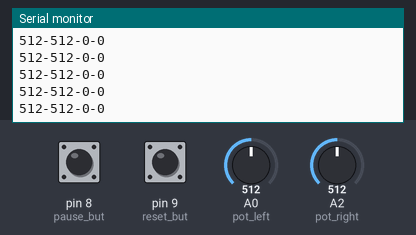
A sketch run on a simulated Arduino Uno, built with avr-gcc and run on an emulated ATmega328P. On the bench: the last lines printed to the serial monitor. The inputs (shaded band) are chosen by the test bench; at power-on: A0 (pot_left) = 512, A2 (pot_right) = 512, pin 8 (pause_but) HIGH, pin 9 (reset_but) HIGH.

Above: at 1.2 s.
1.3 s: A0 (pot_left) set to 716
At 2.2 s:
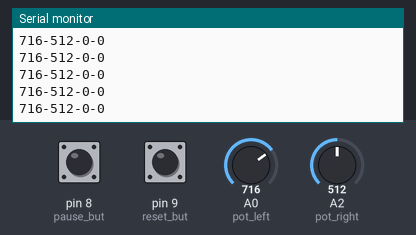
2.8 s: A2 (pot_right) set to 716
At 3.6 s:
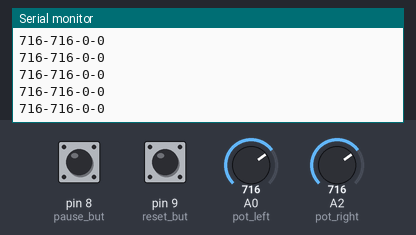
4.3 s: pin 8 (pause_but) pulled LOW for 0.15 s
5.9 s: pin 9 (reset_but) pulled LOW for 0.15 s
7.5 s: A0 (pot_left) set to 900
At 8.2 s:
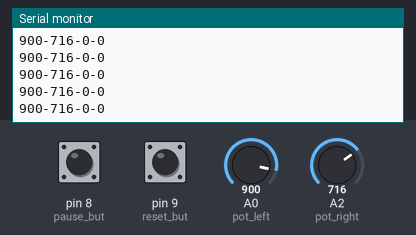
9.0 s: pin 8 (pause_but) pulled LOW for 1 s
At 10.0 s:
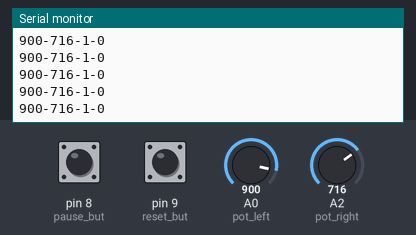
Timing chart, 0 to 12.0 s (numbered marks = the images above; inputs shaded):
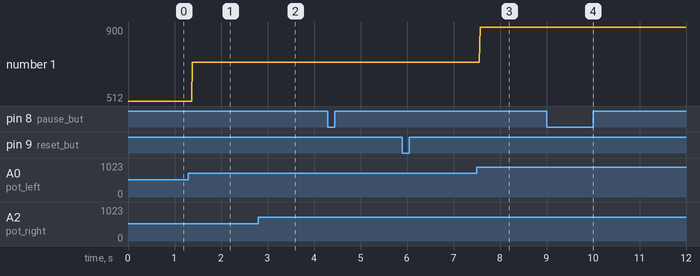

The sketch:

controllers.ino
```cpp
//nao usar print para mensagens, pois isso atrapalha no envio dos dados via Serial

const int pot_left = A0, pot_right = A2;
const int  pause_but = 8, reset_but = 9;  //Botoes de 'pause' e 'reset'
void setup() {
  pinMode(pot_right, INPUT);
  pinMode(pot_left, INPUT);
  pinMode(reset_but, INPUT_PULLUP);
  pinMode(pause_but, INPUT_PULLUP);
  Serial.begin(9600);
}

void loop() {
  //Leitura analogica dos potenciometros
  int pos_left = analogRead(pot_left);
  int pos_right = analogRead(pot_right);

  //Como os botoes foram ligados em pull_up, o seu estado nao precionado e representado
  //Pela leitura 1. Quando pressionado o valor lido se torna 0.
  //A inversão do valor lido por meio do operador '!' torna o valor mais intuitivo
  int pause = !digitalRead(pause_but);
  int reset = !digitalRead(reset_but);


  //Esse trecho de código cria uma string formada pelos valores lidos separados por '-'
  //E finalizado pelo '\n' do Serial.println()
  //As conversoes dos valores inteiros para os caracteres respectivos se da internamente
  //Na estrutura da String (nao e preciso uma funcao externa para isso)
  String msg = "";  //Cria uma string vazia
  msg += pos_left;
  msg += '-';
  msg += pos_right;
  msg += '-';
  msg += pause;
  msg += '-';
  msg += reset;
  Serial.println(msg);
  //delay(10);
}

/*int read_bar_right(){
  int pos_right = analogRead(pot_right);
  //Serial.println(pos_right)
  return pos_right;
}

int read_bar_left(){
  int pos_left = analogRead(pot_left);
  //Serial.println(pos_left)
  return pos_left;
}*/
```

Measured:
- after the input at 1.3 s, the serial monitor: prints a new line after 0.08 s (image 1)
- after the input at 2.8 s, the serial monitor: prints a new line after 0.08 s (image 2)
- after the input at 7.5 s, the serial monitor: prints a new line after 0.07 s (image 3)
- after the input at 9.0 s, the serial monitor: prints a new line after 0.07 s (image 4)
- plotted number 1: 512 → 716 after the input at 1.3 s, 716 → 900 after the input at 7.5 s
